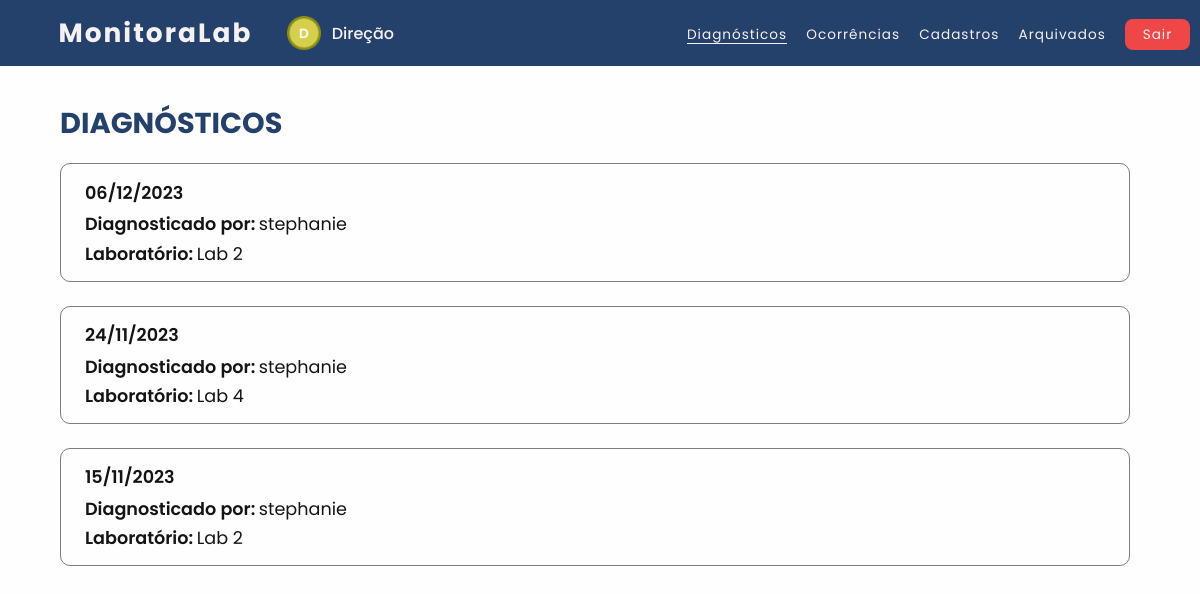
The app's page /usuarios/diretoria/inicio.php (signed in) with its own data.
### tables this page shows
CREATE TABLE reparo (
  ID int(11) NOT NULL,
  Data date NOT NULL,
  Acao varchar(300) NOT NULL,
  Problemas_Nao_Solucionados varchar(300) NOT NULL,
  Responsavel varchar(30) NOT NULL,
  Login_Monitor varchar(30) DEFAULT NULL,
  Laboratorio varchar(15) NOT NULL
);

### usuarios/diretoria/inicio.php (the view, shortened to what this page needs)
<?php
    $conexao = ConectarBanco();
    $sql_query = $conexao->query("SELECT `ID`, `Data`, `Responsavel`, `Laboratorio` FROM `reparo`
    ORDER BY `Data` DESC") or die($conexao->error);
?>
<!DOCTYPE html>
<html lang="pt-br">
    <head>
        <link rel="stylesheet" type="text/css" href="../../css/navbar.css"><link rel="preconnect" href="https://fonts.googleapis.com">
        <link rel="stylesheet" type="text/css" href="../../css/inicio.css"><link rel="preconnect" href="https://fonts.googleapis.com">
        <link rel="stylesheet" href="../../css/fonte-alert.css">
        <link rel="stylesheet" href="https://cdnjs.cloudflare.com/ajax/libs/font-awesome/6.4.2/css/all.min.css"
 />
        <link rel="stylesheet" type="text/css" href="../../css/icone-tema.css">
    </head>
    <body id="body">
        <nav>
            <h1 class="logo">MonitoraLab</h1>
            <img src="../../icons/icone-direcao.png" class="icone-usuario">
            <div class="usuario">Direção</div>
            <ul>
                <li><a class="active" href=""p>Diagnósticos</a></li>
                <li><a class="nav-li" href="ocorrencias.php">Ocorrências</a></li>
                <li><a class="nav-li" href="professores-cadastrados.php">Cadastros</a></li>
                <li><a class="nav-li" href="ocorrencias-arquivadas.php?problema=&data=&lab=">Arquivados</a></li>
                <li><a class="Btn-Sair" onclick="Sair()" style="cursor: pointer;">Sair</a> </li>
            </ul>
        </nav>
            <h2>Diagnósticos</h2>
            <?php
                while ($reparo = $sql_query->fetch_assoc())
                {
            ?>
             <div class="container">
                <div class="info-diagnostico">
                    <label class="titulo-dados"><?php echo date('d/m/Y', strtotime($reparo['Data'])); ?></label>
                    <div class="caixa">
                        <label class="titulo-dados">Diagnosticado por:</label>
                        <label class="dados"><?php echo $reparo['Responsavel'];?></label>
                    </div>
                    <div class="caixa">
                        <label class="titulo-dados">Laboratório:</label>
                        <label class="dados"><?php echo $reparo['Laboratorio']; ?></label>
                    </div>
                </div>
            </div>
            <?php
                }
            ?>
        </body>
</html>

### css/navbar.css (style rules this page uses)
nav { background-color: var(--azul-1); color: var(--branco-1); padding: 1.1% 2%; display: flex; align-items: center; }
.logo { font-family: 'Poppins', sans-serif; font-size: 165%; font-weight: bold; letter-spacing: 2px; margin-left: 2%; }
.icone-usuario { margin-left: 3%; margin-right: 0.4%; width: 3%; }
.usuario { font-family: 'Poppins', sans-serif; font-size: 100%; margin-left: 0.5%; }
nav ul { position: absolute; margin-left: 54%; }
nav ul li { display: inline-block; line-height: 80%; margin-left: 15px; }
nav ul li a { color: var(--branco-1); font-family: 'Poppins', sans-serif; font-size: 85%; letter-spacing: 1px; line-height: 20%; position: relative; font-weight: 400; }
.nav-li::after { content: " "; width: 0%; height: 1px; background-color: var(--branco-1); position: absolute; bottom: 0; left: 0; transition: 0.2s ease-in-out; }
.active::after { content: " "; width: 100%; height: 1px; background-color: var(--branco-1); position: absolute; bottom: 0; left: 0; }
.Btn-Sair { background-color: var(--vermelho-1); padding: 20% 60%; border-radius: 8px; }

### css/inicio.css (style rules this page uses)
html { min-height: 100vh; }
* { margin: 0; padding: 0; text-decoration: none; list-style: none; letter-spacing: normal; }
body { background: var(--fundo); font-family:'Poppins', sans-serif; font-weight: 470; letter-spacing: 5px; }
h2 { color: var(--h2); text-transform: uppercase; margin: 3% 0 0 5%; letter-spacing: normal; font-size: 180%; font-family: 'Poppins', sans-serif; }
.container { border-radius: 10px; border: 1px solid; border-color: var(--cinza-3); display: flex; justify-content: space-between; align-items: center; width: 85%; height: auto; margin: 1.5% 0 2% 5%; padding: 1% 2% 1% 2%; }
.info-diagnostico { display: flex; flex-direction: column; letter-spacing: normal; width: 70%; }
.caixa { display: flex; flex-direction: row; width: 50%; }
.dados { font-size: 110%; color: var(--titulo-dados); margin: 0.5% 0 0.5% 1%; font-weight: 400; font-family: 'Poppins', sans-serif; }
label.titulo-dados { letter-spacing: normal; font-weight: bold; font-size: 110%; color: var(--titulo-dados); margin: 0.5% 0; font-weight: 600; font-family: 'Poppins', sans-serif; }

### css/cores.css (style rules this page uses)
.tema-claro, :root { --azul-1: #24416B; --azul-2:#5E93E0; --branco-1: #f5f1f1; --vermelho-1: #EF4747; --vermelho-2: #d83b3b; --amarelo-1:#DDD73C; --preto-1: #000000; --cinza-1: #939393; --cinza-2: #7d7d7d4c; --cinza-3: #7d7d7d; --cinza-4: #4e4e4eb4; --preto-2: #0000001c; --preto-3: #141414; --icone: #fefefe; --fundo: #fefefe; --fundo-botao: #24416B; --h2: #24416B; --titulo-dados: #141414; --voltar: #090808; --titulo: #24416B; --dados: #141414; --ver-diag: #24416B; --caixa: #fefefe; --borda-caixa: #4e4e4eb4; --sombra: #0000001c; --texto-branco:#fefefe; --txt: #4e4e4eb4; --txt-hover: #7d7d7d4c; --miniatura:#4e4e4eb4; }
.tema-escuro, :root { --icone: #fefefe; --fundo: #091932; --fundo-botao: #091932; --h2: #fefefe; --titulo-dados: #e9e5e5; --voltar: #fefefe; --titulo: #fefefe; --dados: #fefefe; --ver-diag: #bdbdbd; --caixa: #24416B; --borda-caixa:#fefefe; --sombra: #fefefe14; --texto-branco:#fefefe; --txt: #4e4e4eb4; --miniatura: #fefefe; }

### usuarios/diretoria/inicio.php (style rules this page uses)
body { visibility: hidden; }

### records on screen
reparo: Data "06/12/2023", Responsavel "stephanie", Laboratorio "Lab 2"
reparo: Data "24/11/2023", Responsavel "stephanie", Laboratorio "Lab 4"
reparo: Data "15/11/2023", Responsavel "stephanie", Laboratorio "Lab 2"
